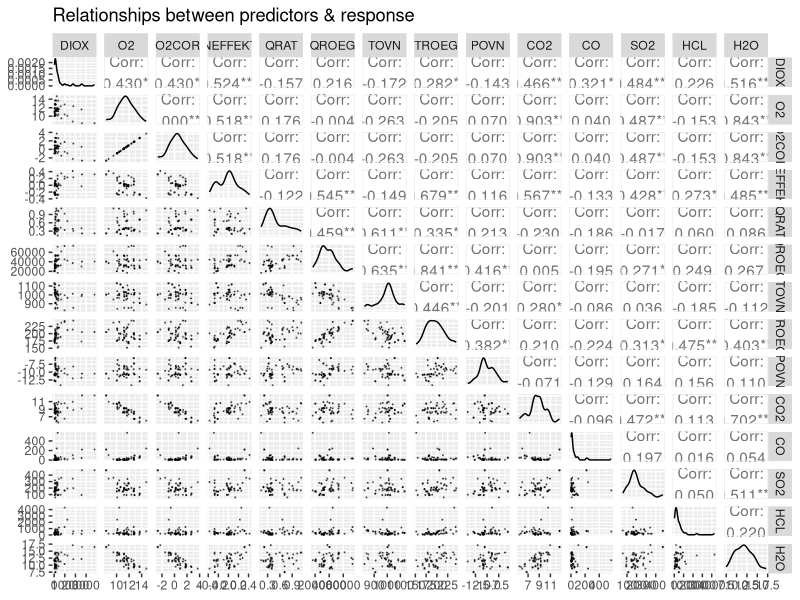
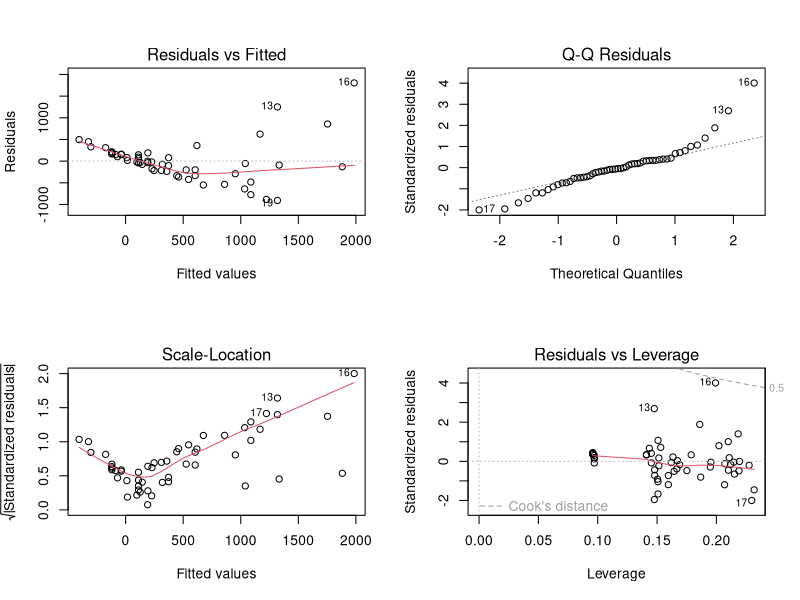
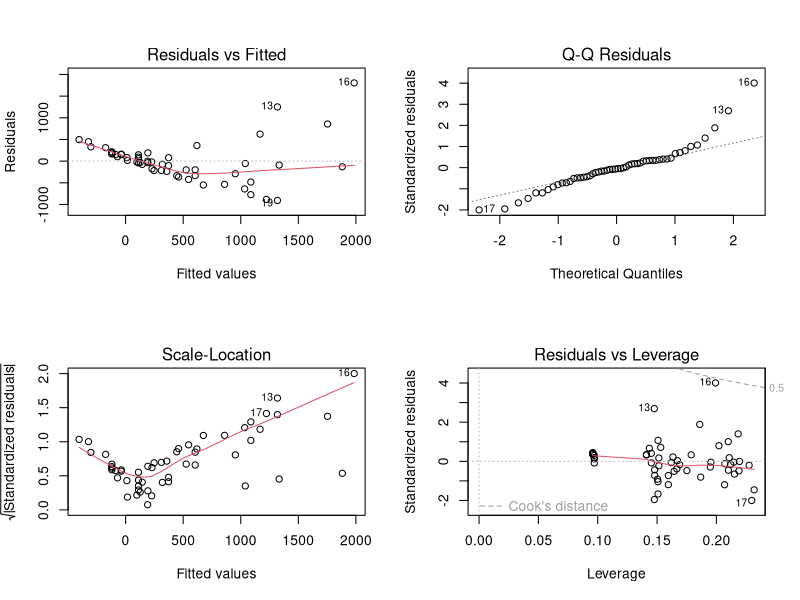
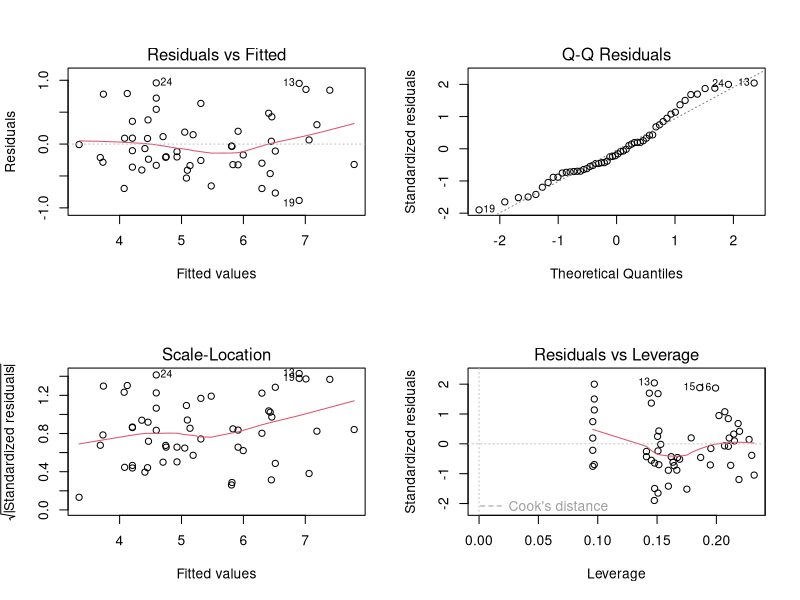
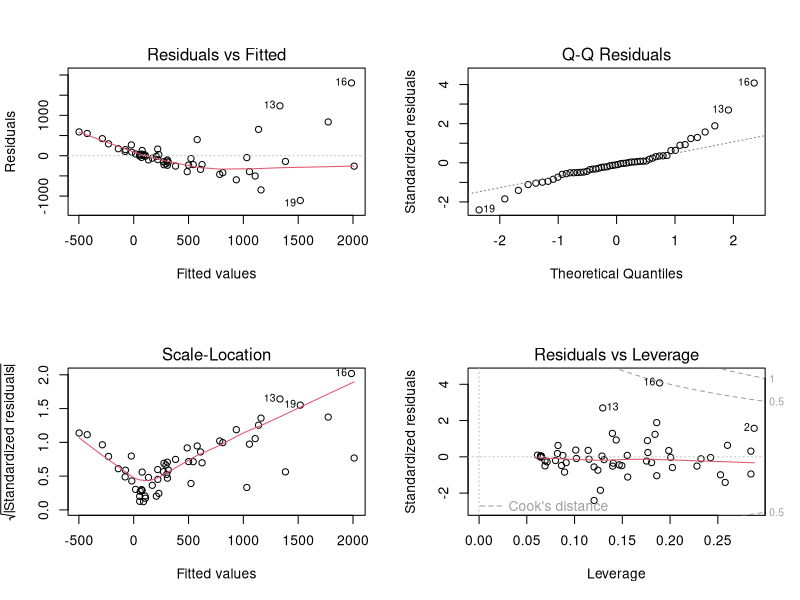

These figures' R source, in order: (Note: this script raises an error after producing the figures.)
### Load libraries
rm(list=ls())
library( GGally)
library(car)
library(caret)
library(nlme)

### Load data and check data types
dat = read.csv("dioxin.csv", header = TRUE, sep = ",")
print(sapply(dat, typeof))

# Convert categorical variables to factor variables
dat <- as.data.frame(unclass(dat), stringsAsFactors = TRUE)
dat$TIME = as.factor(dat$TIME)

# Fill in the two NA PRSEK values
dat$PRSEK[15:16] = c("L","L")

# Remove remaining observations with NA values and check that
# data has been altered as expected
print(dim(dat))
print(sum(is.na(dat)))
dat <- na.omit(dat)
print(dim(dat))
print(sum(is.na(dat)))
print(sapply(dat, typeof))
attach(dat)

### Deprecated KNN fill-in of NA values
# m = colMeans(data[c(1:2,9:21)], na.rm = T)
# std = sapply(data[,c(1:2,9:21)],sd, na.rm = T)
# preproc = preProcess(data, method = "knnImpute")
# dat = predict(preproc, data)
# dat$PRSEK[15:16] = c("L","L")
# sum(is.na(dat))
# m = unname(m)
# std = unname(std)
# rep.row<-function(x,n){
#   matrix(rep(x,each=n),nrow=n)
# }
# m = rep.row(m, 57)
# std = rep.row(std, 57)
# dat[,c(1:2,9:21)] = dat[,c(1:2,9:21)]*std + m


### EXERCISE 1 (Not complete in this script)
# Plot predictors and response
ggpairs(data = dat, columns = c(2,9:21), title ="Relationships between predictors & response",
       lower = list(continuous=wrap("points", alpha = 0.5, size=0.1)))


### EXERCISE 2
# Fit initial model
mod_1 = lm(DIOX ~ PLANT + TIME + LAB + LOAD + OXYGEN + PRSEK, data = dat)
summary(mod_1)
par(mfrow=c(2,2))
plot(mod_1)


#saveFig <- TRUE
#if(saveFig == TRUE){pdf("log_MODEL1_residuals.pdf", width = 10*0.8, height = 6*0.8)}
#plot(mod_1)
#if(saveFig == TRUE){dev.off()}
#saveFig <- FALSE

######################################################################
# Issues with NA parameter estimates due to singularities ->
# Investigate colinearity with the alias function
alias(mod_1)

# Colinearity between LOADN and OXYGENN/PRSEKN.
# One possible reason: Observations with identical explanatory variables but
#                      different response values due to the limited amount of
#                      variables considered
# Solution: Remove observations with identical explanatory variables
# (Reconsider if this is necessary or even "correct" to do)
dat_2 <- dat[c("DIOX", "PLANT", "TIME", "LAB", "LOAD", "OXYGEN", "PRSEK")]
dat_2 <- dat_2[!duplicated(dat_2[c("PLANT", "TIME", "LAB", "LOAD", "OXYGEN", "PRSEK")]), ]
mod_2 <- lm(DIOX ~ PLANT + TIME + LAB + LOAD + OXYGEN + PRSEK, data = dat_2)
summary(mod_2)
alias(mod_2)
######################################################################
# Issue is still present because LOAD, PRSEK and OXYGEN are always N at
# the same time - meaning they are perfectly colinear.
# Solution: Ignore it as the LOADN variable takes care of it?

par(mfrow=c(2,2))
plot(mod_1)
#bad model, studentized residuals are monotone
#based on the plots, we try a log-transform on DIOX
mod_1_tr = lm(log(DIOX) ~ PLANT + TIME + LAB   + OXYGEN +LOAD+ PRSEK, data = dat)
summary(mod_1_tr)
par(mfrow=c(2,2))
plot(mod_1_tr)

saveFig <- TRUE
if(saveFig == TRUE){pdf("log_MODEL1_residuals.pdf", width = 10*0.8, height = 10*0.8)}
par(mfrow=c(2,2))
plot(mod_1_tr)
if(saveFig == TRUE){dev.off()}
saveFig <- FALSE


#anova(mod_1_tr) ## Type I
Anova(mod_1_tr,type="II")
#drop1(mod_1_tr,test="F")
fit1 <- update(mod_1_tr,.~.-PRSEK)
#drop1(fit1,test="F")
Anova(fit1,type="II")
summary(fit1)

saveFig <- TRUE
if(saveFig == TRUE){pdf("finalMODEL1_residuals.pdf", width = 10*0.8, height = 10*0.8)}
par(mfrow=c(2,2))
plot(fit1)
if(saveFig == TRUE){dev.off()}
saveFig <- FALSE
#anova(mod_1_tr, fit1) #same result that we got in model reduction

confint(fit1)

#### END OF 2


## START OF 3
mod_1 = lm(DIOX ~ PLANT + TIME + LAB +  O2COR + NEFFEKT + QRAT, data = dat)
par(mfrow=c(2,2))
plot(mod_1)

saveFig <- TRUE
if(saveFig == TRUE){pdf("finalMODEL2_residuals.pdf", width = 10*0.8, height = 10*0.8)}
par(mfrow=c(2,2))
plot(mod_2rev)
if(saveFig == TRUE){dev.off()}
saveFig <- FALSE

mod_1rev = lm(log(DIOX) ~ PLANT + TIME + LAB +  O2COR + NEFFEKT + QRAT, data = dat)
summary(mod_1rev)
par(mfrow=c(2,2))
plot(mod_1rev)
#anova(mod_1rev) ## Type I
Anova(mod_1rev,type="II")
#drop1(mod_1rev,test="F")
mod_2rev <- update(mod_1rev,.~.-QRAT)
#drop1(mod_2rev,test="F")
Anova(mod_2rev,type="II")
summary(mod_2rev)
par(mfrow=c(2,2))
plot(mod_2rev)


### END OF 3

### START OF 4
attach(dat)
new_data = data.frame(PLANT = factor("RENO_N", levels = levels(PLANT)), TIME = factor("1", levels = levels(TIME)), LAB = factor("KK", levels = levels(LAB)),O2COR =c(0.5), NEFFEKT = c(-0.01))
diox_pred = predict(mod_2rev, newdata = new_data, interval = "confidence", se = TRUE)
diox_pred$fit
#should we talk about that (DIFFERENCE WITH AKAIKE)
### END OF 4

### START OF 5
# REDUCE NEFFEKT

### END OF 5


### START OF 6

#CONSIDERATIONS
#ANOVA FOR FUN

### END OF 6

### START OF 7




##
dev.new()
#Complete model
mod = lm(log(DIOX) ~ PLANT + TIME + LAB +  O2COR + NEFFEKT + QRAT + QROEG + TOVN + TROEG + POVN + 
           CO2 + CO + SO2 + HCL + H2O + O2COR:CO2 + O2COR:H2O + TROEG:QROEG + CO2:H2O, data = dat)
summary(mod)
par(mfrow=c(2,2))
plot(mod)
Anova(mod,type="II")
drop1(mod,test="F")
mod2 <- update(mod,.~.-CO)
drop1(mod2,test="F")
mod3 <- update(mod2,.~.-QROEG:TROEG)
drop1(mod3,test="F")
mod4 <- update(mod3,.~.-QROEG)
drop1(mod4,test="F")
mod5 <- update(mod4,.~.-TROEG)
drop1(mod5,test="F")
mod6 <- update(mod5,.~.-POVN)
drop1(mod6,test="F")
mod7 <- update(mod6,.~.-O2COR:H2O)
drop1(mod7,test="F")
mod8 <- update(mod7,.~.-O2COR:CO2)
drop1(mod8,test="F")
mod9 <- update(mod8,.~.-CO2:H2O)
drop1(mod9,test="F")
mod10 <- update(mod9,.~.-O2COR)
drop1(mod10,test="F")
mod11 <- update(mod10,.~.-CO2)
drop1(mod11,test="F")
mod12 <- update(mod11,.~.-QRAT)
drop1(mod12,test="F")
mod13 <- update(mod12,.~.-TOVN)
drop1(mod13,test="F")
summary(mod13)
par(mfrow=c(2,2))
plot(mod13)
shapiro.test(mod13$residuals) #data is normal
hist( mod13$residuals, 10, probability = TRUE, col = 'lavender', main = 'residuals' )
X = model.matrix( mod13)
lev = hat(X)
p = mod13$rank;
n = length(DIOX);
plot( mod13$fitted.values, lev, ylab = "Leverages", main = "Plot of Leverages",
      pch = 16, col = 'black' )
abline( h = 2 * p/n, lty = 2, col = 'red' )
watchout_points_lev = lev[ which( lev > 2 * p/n ) ]
watchout_ids_lev = seq_along( lev )[ which( lev > 2 * p/n ) ]
points( mod$fitted.values[ watchout_ids_lev ], watchout_points_lev, col = 'red', pch = 16 )

# RESIDUAL ANALYSIS
gs = summary(mod13)
res_std = mod13$residuals/sd(DIOX)
watchout_ids_rstd = which( abs( res_std ) > 2 )
watchout_rstd = res_std[ watchout_ids_rstd ]
watchout_rstd
plot( mod13$fitted.values, res_std, ylab = "Standardized Residuals", main = "Standardized Residuals" )
abline( h = c(-2,2), lty = 2, col = 'orange' )
points( mod13$fitted.values[watchout_ids_rstd],
        res_std[watchout_ids_rstd], col = 'red', pch = 16 )
points( mod13$fitted.values[watchout_ids_lev],
        res_std[watchout_ids_lev], col = 'orange', pch = 16 )
legend('topright', col = c('red','orange'),
       c('Standardized Residuals', 'Leverages'), pch = rep( 16, 2 ), bty = 'n' )
# Studentized residuals
stud = rstudent( mod13 )
watchout_ids_stud = which( abs( stud ) > 2 )
watchout_stud = stud[ watchout_ids_stud ]
plot( mod13$fitted.values, stud, ylab = "Studentized Residuals", main = "Studentized Residuals", pch = 16 )
points( mod13$fitted.values[watchout_ids_stud],
        stud[watchout_ids_stud], col = 'pink', pch = 16 )
points( mod13$fitted.values[watchout_ids_lev],
        stud[watchout_ids_lev], col = 'orange', pch = 16 )
abline( h = c(-2,2), lty = 2, col = 'orange' )
legend('topright', col = c('pink','orange'),
       c('Studentized Residual', 'Leverages'), pch = rep( 16, 3 ), bty = 'n' )

# Cook Distance
Cdist = cooks.distance( mod13 )
watchout_ids_Cdist = which( Cdist > 4/(n-p) )
watchout_Cdist = Cdist[ watchout_ids_Cdist ]
watchout_Cdist
par( mfrow = c( 1, 3 ) )
plot( mod13$fitted.values, Cdist, pch = 16, xlab = 'Fitted values',
      ylab = 'Cooks Distance', main = 'Cooks Distance' )
points( mod13$fitted.values[ watchout_ids_Cdist ], Cdist[ watchout_ids_Cdist ],
        col = 'green', pch = 16 )
plot( mod13$fitted.values, stud, pch = 16, xlab = 'Fitted values',
      ylab = 'Studentized Residuals', main = 'Studentized Residuals' )
points( mod13$fitted.values[ watchout_ids_stud ], stud[ watchout_ids_stud ],
        col = 'pink', pch = 16 )
plot( mod13$fitted.values, lev, pch = 16, xlab = 'Fitted values',
      ylab = 'Leverages', main = 'Leverages' )
points( mod13$fitted.values[ watchout_ids_lev ], lev[ watchout_ids_lev ],
        col = 'orange', pch = 16 )
id_to_keep = !( 1:n %in% watchout_ids_Cdist )
gl = lm( log(DIOX) ~ PLANT + TIME + LAB + NEFFEKT +  SO2 + HCL + H2O, dat[ id_to_keep, ] )
summary( gl )
par(mfrow=c(2,2))
plot(gl)

#the improvement obtained not considering the points violating the CookDistance 
# "boundary" is not worth it. We had a good model even before.

t = as.numeric(dat$LAB)
w = 1/t;
modw = lm(log(DIOX) ~ PLANT + TIME + LAB +  O2COR + NEFFEKT + QRAT + QROEG + TOVN + TROEG + POVN + 
           CO2 + CO + SO2 + HCL + H2O + O2COR:CO2 + O2COR:H2O + TROEG:QROEG + CO2:H2O, data = dat, weights = w)
summary(modw)
par(mfrow=c(2,2))
plot(modw)


V1 = varIdent(c( t = 1),form = ~ 1)
modw1 = gls(log(DIOX) ~ PLANT + TIME + LAB +  O2COR + NEFFEKT + QRAT + QROEG + TOVN + TROEG + POVN + 
            CO2 + CO + SO2 + HCL + H2O + O2COR:CO2 + O2COR:H2O + TROEG:QROEG + CO2:H2O, data = dat, method = "REML", weights = V1)
summary(modw1)


# BONUS---> REDUCE MODEL WITH AIC/BIC
modela = step( mod, direction = "backward" , k = 2, trace = T);
summary(modela) #0.8861 r SQ
drop1(modela, test = "F")
modelb = step( mod, direction = "backward" , k = log(n), trace = T);
summary(modelb) #0.8744
drop1(modelb, test = "F")
summary(mod13) #0.8596
anova(modela, modelb, mod13) 
#our model is significantly different than the ones obtained with AIC/BIC
#when it comes to anova test (nested models)
#But R^2 is not that different



### END OF 7
